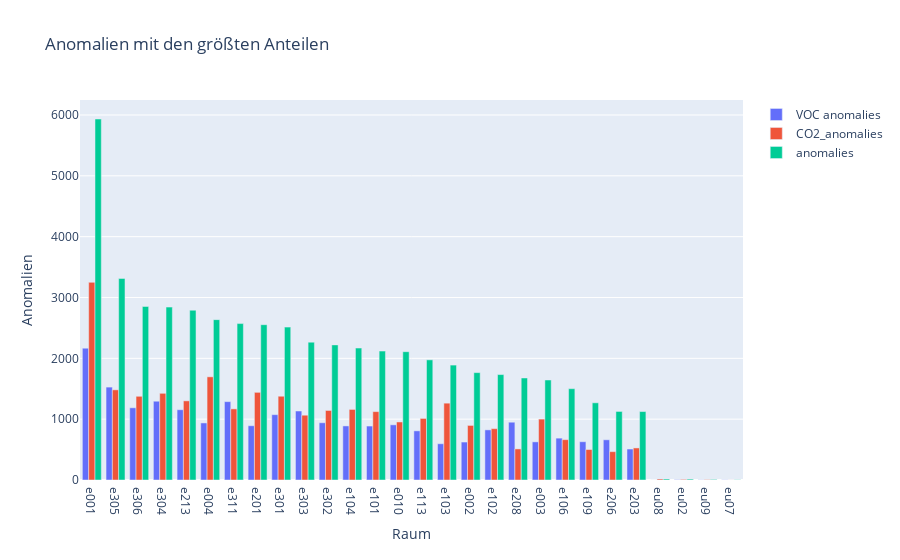

The notebook cell this image was saved under:
### Code cell
anomalies.sort_values(by="anomaly_count", ascending=False, inplace=True)
fig = go.Figure()
fig.add_bar(x=anomalies.room_number,y=anomalies.VOC_anomaly, name="VOC anomalies")
fig.add_bar(x=anomalies.room_number,y=anomalies.CO2_anomaly, name="CO2_anomalies")
fig.add_bar(x=anomalies.room_number,y=anomalies.anomaly_count, name="anomalies")
fig.update_layout(barmode="group")
fig.update_layout(
    title='Anomalien mit den größten Anteilen',
    xaxis_title='Raum',
    yaxis_title='Anomalien',
    showlegend=True
)
fig.show()

### Figure 1 — Plotly figure (JSON) as saved in the notebook; plotly's stock layout.template omitted (floating-point values rounded to 4 significant figures)
{"data": [{"name": "VOC anomalies", "type": "bar", "x": ["e001", "e305", "e306", "e304", "e213", "e004", "e311", "e201", "e301", "e303", "e302", "e104", "e101", "e010", "e113", "e103", "e002", "e102", "e208", "e003", "e106", "e109", "e206", "e203", "eu08", "eu02", "eu09", "eu07"], "y": [2167, 1527, 1187, 1295, 1155, 938, 1288, 892, 1074, 1134, 941, 889, 887, 907, 808, 596, 624, 824, 950, 627, 688, 629, 661, 509, 0, 5, 3, 3]}, {"name": "CO2_anomalies", "type": "bar", "x": ["e001", "e305", "e306", "e304", "e213", "e004", "e311", "e201", "e301", "e303", "e302", "e104", "e101", "e010", "e113", "e103", "e002", "e102", "e208", "e003", "e106", "e109", "e206", "e203", "eu08", "eu02", "eu09", "eu07"], "y": [3249, 1482, 1376, 1425, 1301, 1696, 1169, 1441, 1377, 1065, 1143, 1160, 1124, 954, 1012, 1263, 897, 844, 511, 1001, 663, 501, 466, 527, 17, 10, 6, 1]}, {"name": "anomalies", "type": "bar", "x": ["e001", "e305", "e306", "e304", "e213", "e004", "e311", "e201", "e301", "e303", "e302", "e104", "e101", "e010", "e113", "e103", "e002", "e102", "e208", "e003", "e106", "e109", "e206", "e203", "eu08", "eu02", "eu09", "eu07"], "y": [5934, 3313, 2853, 2842, 2791, 2636, 2571, 2553, 2513, 2266, 2221, 2169, 2119, 2109, 1975, 1889, 1765, 1733, 1677, 1644, 1501, 1269, 1127, 1125, 17, 15, 9, 4]}], "layout": {"barmode": "group", "showlegend": true, "title": {"text": "Anomalien mit den größten Anteilen"}, "xaxis": {"title": {"text": "Raum"}}, "yaxis": {"title": {"text": "Anomalien"}}}}
